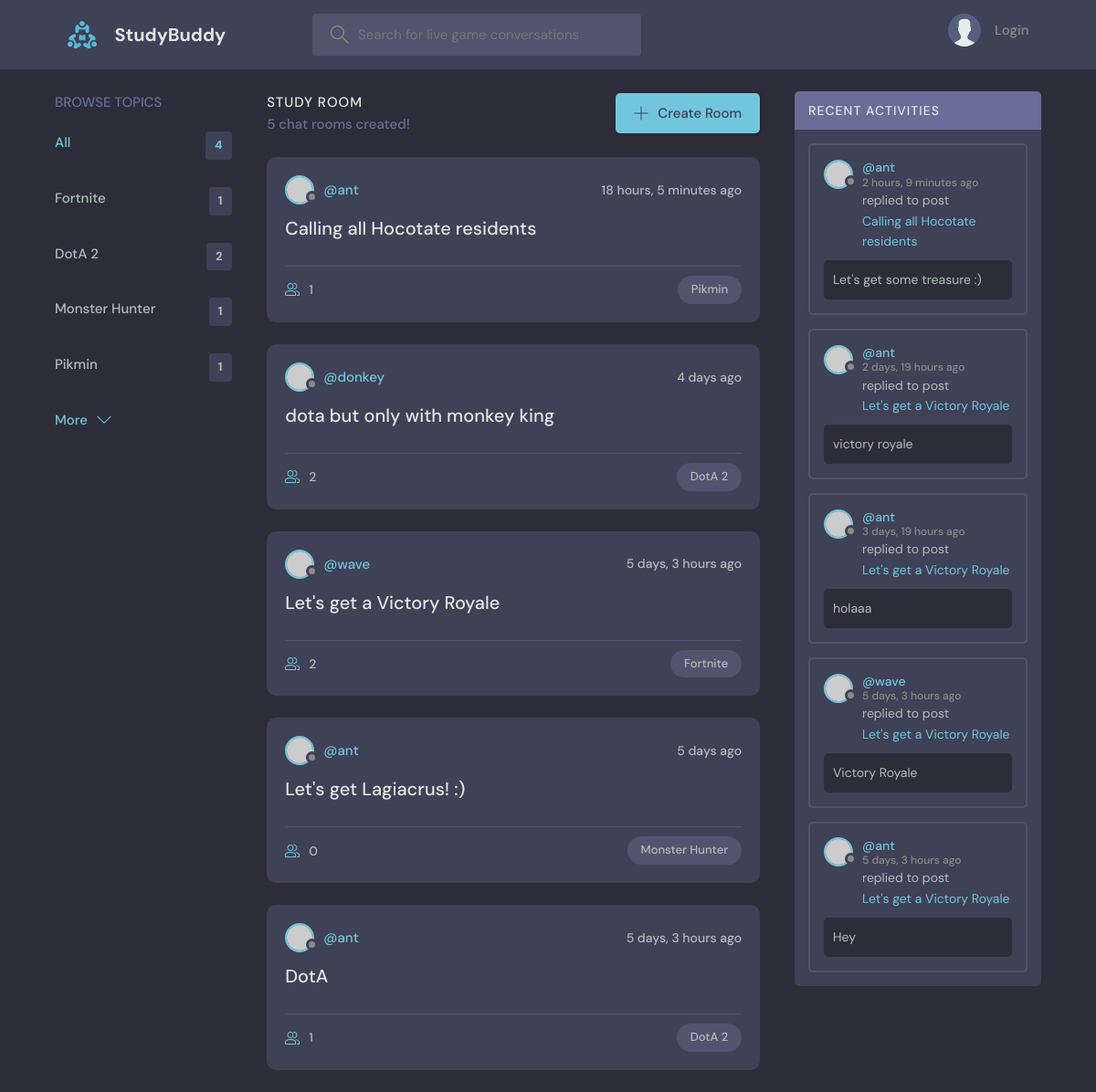
The page / on the database its author committed.
### base/models.py (models this page shows, shortened)
class Game(models.Model):
    name = models.CharField(max_length=200)

class Room(models.Model):
    host = models.ForeignKey(User, on_delete=models.SET_NULL, null=True)
    game = models.ForeignKey(Game, on_delete=models.SET_NULL, null=True)
    name = models.CharField(max_length=200)
    description = models.TextField(null = True, blank=True)
    participants = models.ManyToManyField(User, related_name='participants', blank=True)
    updated = models.DateTimeField(auto_now=True)
    created = models.DateTimeField(auto_now_add=True)
    class Meta:
        ordering = ['-updated', '-created']
    def __str__(self):
        return self.name

class Message(models.Model):
    user = models.ForeignKey(User, on_delete=models.CASCADE)
    room = models.ForeignKey(Room, on_delete=models.CASCADE)
    body = models.TextField()
    updated = models.DateTimeField(auto_now=True)
    created = models.DateTimeField(auto_now_add=True)
    class Meta:
        ordering = ['-updated', '-created']

### base/views.py (the view)
# urls.py: path('', views.home, name="home"),
def home(request):
    q = request.GET.get('q') if request.GET.get('q') != None else ''
    rooms = Room.objects.filter(
        Q(game__name__contains=q) |
        Q(name__contains=q) |
        Q(description__contains=q)
        )
    games = Game.objects.all()[0:5]
    room_count = rooms.count()
    sent_messages = Message.objects.filter(Q(room__game__name__icontains=q))
    context = {'rooms': rooms, 'games': games,
                'room_count':room_count, 'sent_messages':sent_messages}
    return render(request, 'base/home.html', context)

### base/templates/base/home.html (shortened to what this page needs)
{% extends 'main.html' %}
{% block content %}
<main class="layout layout--3">
  <div class="container">
    {% include 'base/game_component.html' %}
    <div class="roomList">
      <div class="roomList__header">
        <div>
          <h2>Study Room</h2>
          <p>{{room_count}} chat rooms created!</p>
        </div>
        <a class="btn btn--main" href="{% url 'create-room' %}">
          <svg version="1.1" xmlns="http://www.w3.org/2000/svg" width="32" height="32" viewBox="0 0 32 32">
            <title>add</title>
            <path
              d="M16.943 0.943h-1.885v14.115h-14.115v1.885h14.115v14.115h1.885v-14.115h14.115v-1.885h-14.115v-14.115z"
            ></path>
          </svg>
          Create Room
        </a>
      </div>
      {% include 'base/feed_component.html' %}
    </div>
    {% include 'base/activity_component.html' %}
  </div>
</main>
{% endblock %}

### base/templates/base/game_component.html
<div class="topics">
    <div class="topics__header">
      <h2>Browse Topics</h2>
    </div>
    <ul class="topics__list">
      <li>
        <a href="{% url 'home' %}" class="active">All <span>{{games.count}}</span></a>
      </li>
      {% for game in games %}
      <li>
        <a href="{% url 'home' %}?q='{{game.name}}'">{{game.name}}<span>{{game.room_set.all.count}}</span></a>
      </li>
      {% endfor %}
    </ul>
    <a class="btn btn--link" href="{% url 'games' %}">
      More
      <svg version="1.1" xmlns="http://www.w3.org/2000/svg" width="32" height="32" viewBox="0 0 32 32">
        <title>chevron-down</title>
        <path d="M16 21l-13-13h-3l16 16 16-16h-3l-13 13z"></path>
      </svg>
    </a>
  </div>

### base/templates/base/feed_component.html (shortened to what this page needs)
{% for room in rooms %}
<div class="roomListRoom">
    <div class="roomListRoom__header">
      <a href="{% url 'user-profile' room.host.id %}" class="roomListRoom__author">
        <div class="avatar avatar--small">
          <img src="https://randomuser.me/api/portraits/women/11.jpg" />
        </div>
        <span>@{{room.host.username}}</span>
      </a>
      <div class="roomListRoom__actions">
        <span>{{room.created|timesince}} ago</span>
      </div>
    </div>
    <div class="roomListRoom__content">
      <a href="{% url 'room' room.id %}">{{room.name}}</a>
    </div>
    <div class="roomListRoom__meta">
      <a href="{% url 'room' room.id %}" class="roomListRoom__joined">
        {{room.participants.count}}
      </a>
      <p class="roomListRoom__topic">{{room.game.name}}</p>
    </div>
  </div>
{% endfor %}

### base/templates/base/activity_component.html (shortened to what this page needs)
<div class="activities">
    <div class="activities__header">
      <h2>Recent Activities</h2>
    </div>
    {% for message in sent_messages %}
    <div class="activities__box">
      <div class="activities__boxHeader roomListRoom__header">
        <a href="{% url 'user-profile' message.user.id %}" class="roomListRoom__author">
          <div class="avatar avatar--small">
            <img src="https://randomuser.me/api/portraits/women/11.jpg" />
          </div>
          <p>
            @{{message.user}}
            <span>{{message.created|timesince}} ago</span>
          </p>
        </a>
      </div>
      <div class="activities__boxContent">
        <p>replied to post <a href="{% url 'room' message.room.id %}">{{message.room}}</a></p>
        <div class="activities__boxRoomContent">
          {{message.body}}
        </div>
      </div>
    </div>
    {% endfor %}
</div>

### rows shown on the page
Game: name "Fortnite", room_set.all.count "1"
Game: name "DotA 2", room_set.all.count "2"
Game: name "Monster Hunter", room_set.all.count "1"
Game: name "Pikmin", room_set.all.count "1"
Room: host.username "ant", created "18 hours, 5 minutes", name "Calling all Hocotate residents", participants.count "1", game.name "Pikmin"
Room: host.username "donkey", created "4 days", name "dota but only with monkey king", participants.count "2", game.name "DotA 2"
Room: host.username "wave", created "5 days, 3 hours", name "Let's get a Victory Royale", participants.count "2", game.name "Fortnite"
Room: host.username "ant", created "5 days", name "Let's get Lagiacrus! :)", participants.count "0", game.name "Monster Hunter"
Room: host.username "ant", created "5 days, 3 hours", name "DotA", participants.count "1", game.name "DotA 2"
Message: user "ant", created "2 hours, 9 minutes", room "Calling all Hocotate residents", body "Let's get some treasure :)"
Message: user "ant", created "2 days, 19 hours", room "Let's get a Victory Royale", body "victory royale"
Message: user "ant", created "3 days, 19 hours", room "Let's get a Victory Royale", body "holaaa"
Message: user "wave", created "5 days, 3 hours", room "Let's get a Victory Royale", body "Victory Royale"
Message: user "ant", created "5 days, 3 hours", room "Let's get a Victory Royale", body "Hey"

### other values the page prints
{{ games.count }} "4"
{{ room_count }} "5"
